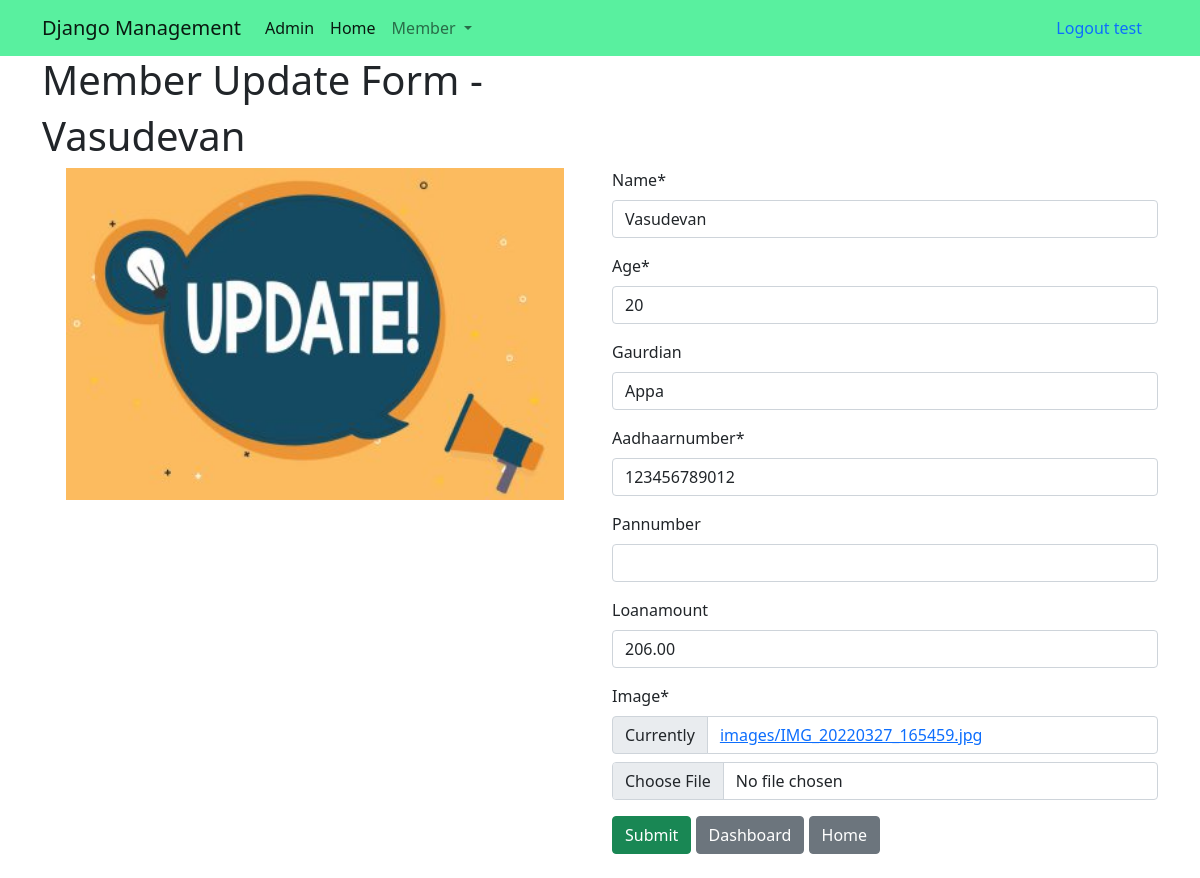
The page /updatemember/11 (signed in) on the database its author committed.
### kuzhuapp/models.py (models this page shows, shortened)
class Member(models.Model):
    Name = models.CharField(max_length=25)
    Age = models.PositiveIntegerField()
    Gaurdian = models.CharField(max_length=25, blank=True, null=True)
    Aadhaarnumber = models.IntegerField(validators=[maxlen],default=00000000000)
    Pannumber = models.CharField(max_length=10, blank=True, null=True)
    Loanamount = models.DecimalField(max_digits=10, decimal_places=2, blank=True, null=True)
    Image = models.ImageField(upload_to="images/",default="images/default.png")
    emis = models.ManyToManyField('Emi')

### kuzhuapp/views.py (the view, shortened to what this page needs)
# urls.py: path('updatemember/<id>', views.Updatemember, name="updatemember"),
@login_required(login_url="/login/")
def Updatemember(request,id):
    if request.user.is_authenticated:
        member = Member.objects.get(id=id)
        form = MemberForm(instance=member)
        response = render(request,'kuzhuapp/updatemember.html',context={"form":form, "id":id})
        patch_cache_control(response, no_store=True)
        return response
    else:
        return redirect("login")

### kuzhuapp/forms.py
class MemberForm(forms.ModelForm):
    class Meta:
        model = Member
        exclude = ("emis",)

### templates/kuzhuapp/updatemember.html (shortened to what this page needs)
{% extends 'base.html' %}
{% load crispy_forms_tags %}
{% load static %}
{% block content %}
    <div class="container">
        <h1>Member Update Form - <h1 id="Name"></h1></h1>
        <div class="row">
            <div class="col-lg-6 col-md-6 col-sm-12 col-12">
               <img src='{% static "update.jpg" %}' class="container-fluid" alt="Picture">
               </div>
            <div class="col-lg-6 col-md-6 col-sm-12 col-12">
                <form method="post" enctype="multipart/form-data">
                    {{form|crispy}}
                    <li><input type="submit" class="btn btn-success" value="Submit"></li>
                    <li><a class="btn btn-secondary" href="/memberdashboard/{{id}}">Dashboard</a></li>
                    <li><a class="btn btn-secondary" href="/">Home</a></li>
                </form>
                <br>
            </div>
        </div>
    </div>
{% endblock %}

### templates/base.html (shortened to what this page needs)
<!DOCTYPE html>
{% load static %}
<html lang="en" dir="ltr">
  <head>
    <link href="https://cdn.jsdelivr.net/npm/bootstrap@5.0.2/dist/css/bootstrap.min.css" rel="stylesheet">
    <link rel="stylesheet" href="{% static 'style.css' %}">
  </head>
  <body>
    <nav class="navbar navbar-expand-lg navbar-light" style="background-color: #59f09f;">
  <div class="container">
    <a class="navbar-brand" href="#">Django Management</a>
    <div class="collapse navbar-collapse" id="navbarSupportedContent">
      <ul class="navbar-nav me-auto mb-2 mb-lg-0">
        <li class="nav-item">
          <a class="nav-link active" aria-current="page" href="/admin/">Admin</a>
        </li>
        <li class="nav-item">
          <a class="nav-link active" aria-current="page" href="/">Home</a>
        </li>
        <li class="nav-item dropdown">
          <a class="nav-link dropdown-toggle" href="#" id="navbarDropdown" role="button" data-bs-toggle="dropdown" aria-expanded="false">
            Member
          </a>
        </li>
      </ul>
      {% if request.user.is_authenticated %}
        <a class="nav-link active" aria-current="page" href="/logout/">Logout {{request.user.username}}</a>
      {% endif %}
    </div>
  </div>
</nav>
    {% block content %}
    {% endblock %}
  </body>
</html>

### templates/kuzhuapp/updatemember.html (style rules this page uses)
li { display:inline; }

### rows shown on the page
Member: Name "Vasudevan", Age "20", Gaurdian "Appa", Aadhaarnumber "123456789012", Loanamount "206.00"

### other values the page prints
{{ request.user.username }} "test"
